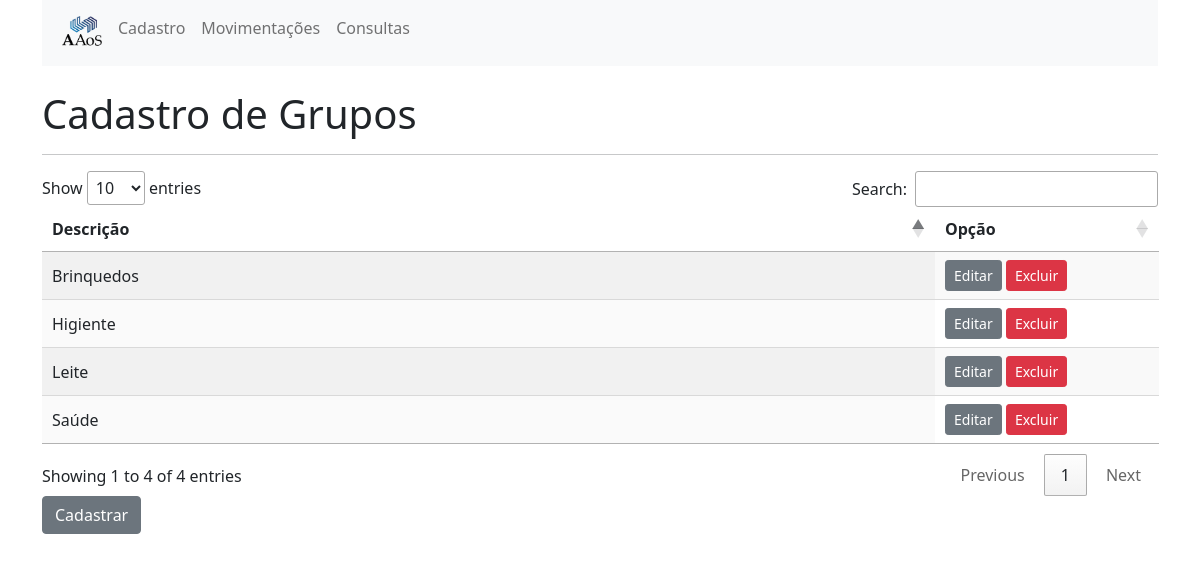
The app's page /grupos/, older data.
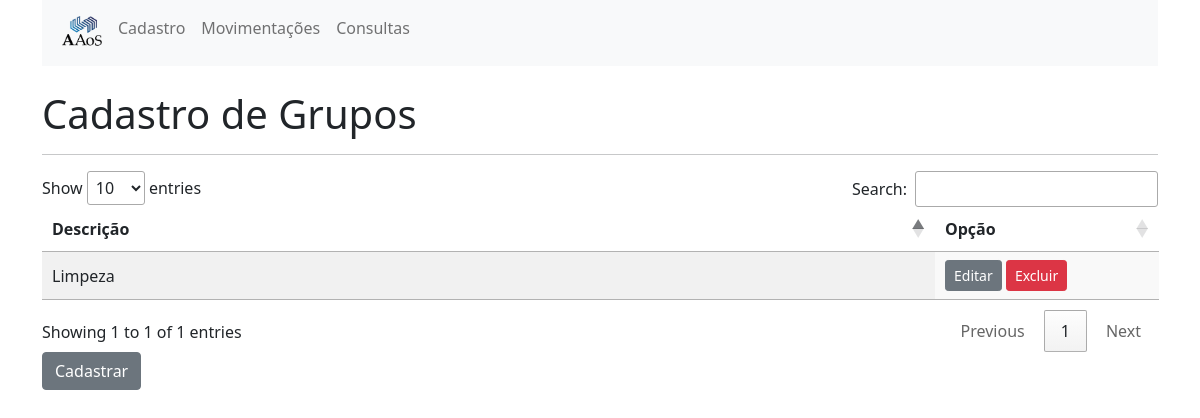
The same page, newer data.
### cadastros/models.py (models this page shows, shortened)
class Grupo(models.Model):
    descricao = models.CharField(
        verbose_name="Nome do Grupo",
        max_length=50,
    )
    class Meta:
        db_table = "cad_grupo"
        verbose_name = "Grupo"
        verbose_name_plural = "Grupos"

### cadastros/views.py (the view)
# urls.py: path('grupos/', views.list_grupos, name='list_grupos'),
def list_grupos(request):
    grupos = Grupo.objects.all()
    return render(request, 'cadastros/grupos.html', {'grupos':grupos})

### cadastros/templates/cadastros/grupos.html (shortened to what this page needs)
{% extends 'cadastros/base.html' %}
{% block content %}
    <br>
    <h1>Cadastro de Grupos</h1>
    <hr>
    <table id="grupos_table" class="display">
        <thead>
            <tr>
                <th>Descrição</th>
                <th>Opção</th>
            </tr>
        </thead>
        <tbody>
            {% for grupo in grupos %}
                <tr>
                    <td>
                        {{grupo.descricao}}
                    </td>
                    <td>
                       <a href="{% url 'edit_grupo' pk=grupo.pk %}" class="btn btn-secondary btn-sm">Editar</a>
                       <a href="{% url 'delete_grupo' pk=grupo.pk %}" class="btn btn-danger btn-sm">Excluir</a>
                    </td>
                </tr>
            {% endfor %}
        </tbody>
    </table>
    <a href="{% url 'new_grupo' %}" class="btn btn-secondary">Cadastrar</a>
{% endblock %}

Row changes from the older to the newer data that the page shows:
removed Grupo: descricao "Leite"
removed Grupo: descricao "Higiente"
removed Grupo: descricao "Saúde"
removed Grupo: descricao "Brinquedos"
added Grupo: descricao "Limpeza"
Text that changed along with them:
text written by a page script: "Show entries Search: Showing 1 to 4 of 4 entries Previous 1 Next" → "Show entries Search: Showing 1 to 1 of 1 entries Previous 1 Next"
